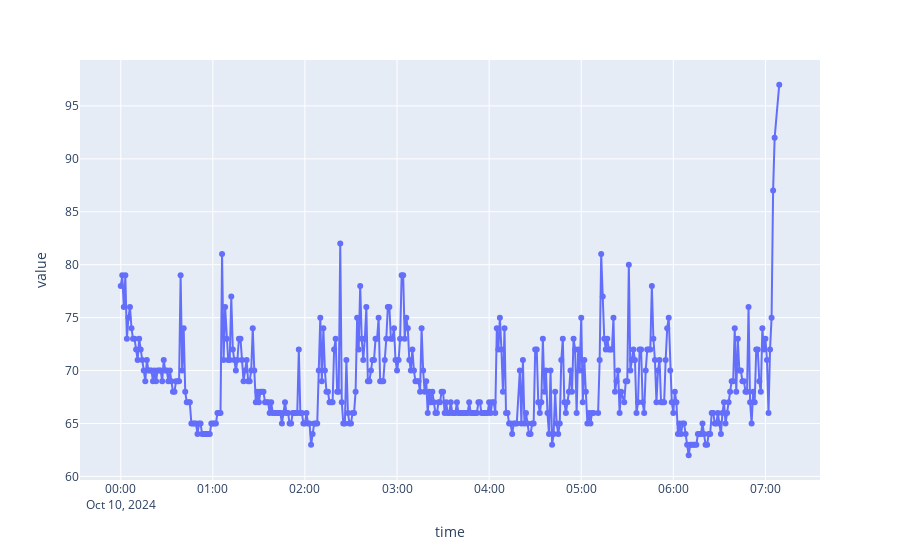

The cell this chart's notebook holds for it:
### Code cell
px.line(today_heart, x='time', y='value', markers=True)

### Figure 1 — Plotly figure (JSON) as saved in the notebook; plotly's stock layout.template omitted (floating-point values rounded to 4 significant figures; data arrays with more than 128 entries replaced by an {"elided": "..."} marker saying what was removed)
{"data": [{"hovertemplate": "time=%{x}<br>value=%{y}<extra></extra>", "legendgroup": "", "line": {"color": "#636efa", "dash": "solid"}, "marker": {"symbol": "circle"}, "mode": "lines+markers", "name": "", "orientation": "v", "showlegend": false, "type": "scatter", "x": {"elided": "424 str values"}, "xaxis": "x", "y": {"elided": "424 int values"}, "yaxis": "y"}], "layout": {"legend": {"tracegroupgap": 0}, "margin": {"t": 60}, "xaxis": {"anchor": "y", "domain": [0, 1], "title": {"text": "time"}}, "yaxis": {"anchor": "x", "domain": [0, 1], "title": {"text": "value"}}}}
